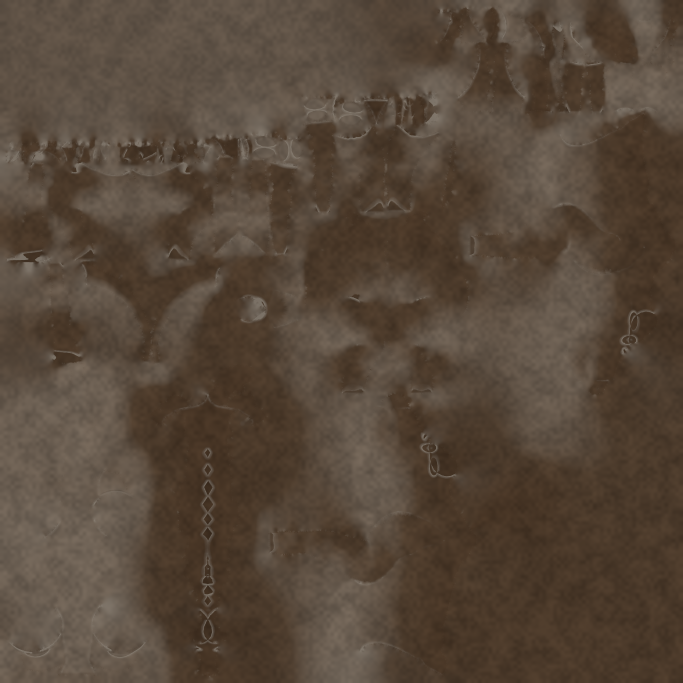
#> input picture evals/kethran_run/kethran2/maps/hide_albedo_v2.png, 2048 x 2048 px, found by its file name (shown at 1/3 size)
$ python build_scars.py
#> lines starting #> are read from the running program, lines starting #| are printed output that depends on the picture
"""Paint healed scar tissue into the hide albedo.

The scars were CUT as geometry first (maya_sculpt_ops soft_move chains). This
script takes the UV coordinates of the vertices those strokes actually moved --
exported from Maya as scar_uv.json -- and splats pale, depigmented scar tissue
at exactly those texels. Registration is therefore exact and needs no bake.

Writes a NEW filename rather than overwriting: Maya's file node caches an
image by path, so overwriting in place renders bit-identical frames (N-12).
"""
import json
import numpy as np
from PIL import Image, ImageFilter

D = "D:/devel/maya-mcp/evals/kethran_run/kethran2/maps/"
SRC = D + "hide_albedo_v2.png"
DST = D + "hide_albedo_v3.png"
N = 2048

rng = np.random.default_rng(29)

srgb = np.asarray(Image.open(SRC).convert("RGB")).astype(np.float32) / 255.0
if srgb.shape[0] != N:
    srgb = np.asarray(Image.open(SRC).convert("RGB").resize((N, N), Image.BILINEAR)).astype(np.float32) / 255.0
# work in LINEAR, the same space build_albedo.py mixed in
lin = np.where(srgb <= 0.04045, srgb / 12.92, ((srgb + 0.055) / 1.055) ** 2.4)
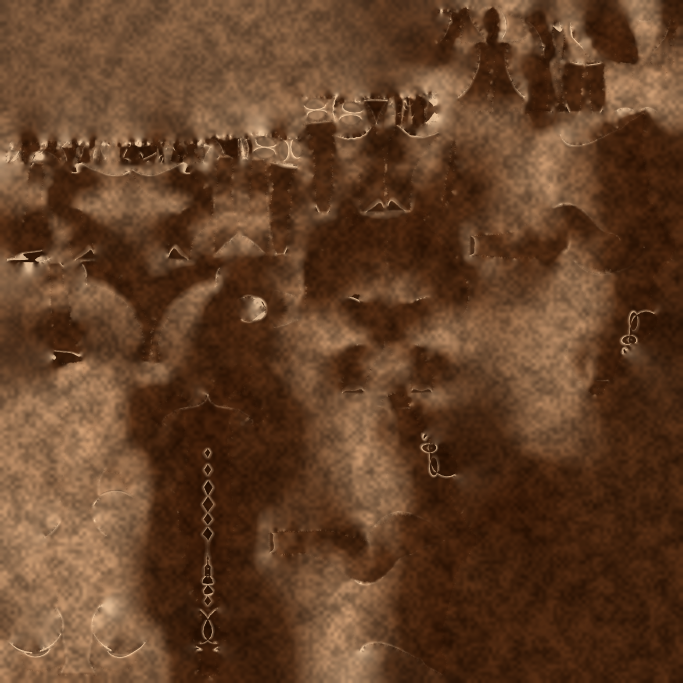
#> lin: shape (2048, 2048, 3) float32 (shown at 1/3 size); mean R, G, B 0.0973, 0.0673, 0.045; drawn with min black and max white

#> (the run stopped early here; a loop or call above may not have finished)
